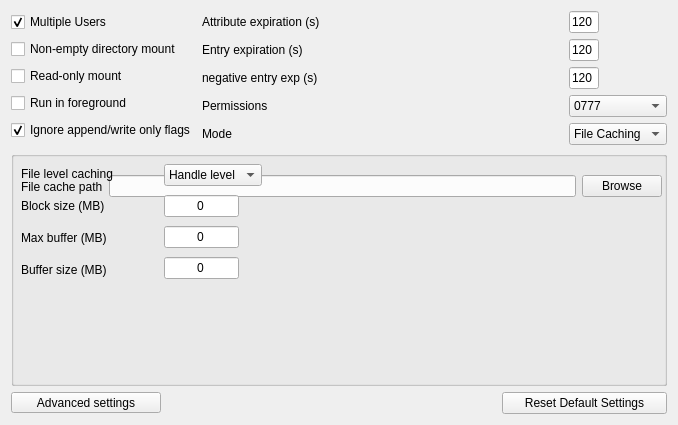
<?xml version="1.0" encoding="UTF-8"?>
<ui version="4.0">
 <class>Form</class>
 <widget class="QWidget" name="Form">
  <property name="geometry">
   <rect>
    <x>0</x>
    <y>0</y>
    <width>678</width>
    <height>425</height>
   </rect>
  </property>
  <property name="windowTitle">
   <string>Form</string>
  </property>
  <layout class="QGridLayout" name="gridLayout">
   <item row="3" column="0">
    <widget class="QToolButton" name="advanced_settings">
     <property name="maximumSize">
      <size>
       <width>150</width>
       <height>16777215</height>
      </size>
     </property>
     <property name="text">
      <string>Advanced settings</string>
     </property>
    </widget>
   </item>
   <item row="0" column="1">
    <layout class="QHBoxLayout" name="horizontalLayout_4">
     <item>
      <layout class="QVBoxLayout" name="verticalLayout">
       <item>
        <widget class="QLabel" name="label_4">
         <property name="text">
          <string>Attribute expiration (s)</string>
         </property>
        </widget>
       </item>
       <item>
        <widget class="QLabel" name="label_5">
         <property name="text">
          <string>Entry expiration (s)</string>
         </property>
        </widget>
       </item>
       <item>
        <widget class="QLabel" name="label_6">
         <property name="text">
          <string>negative entry exp (s)</string>
         </property>
        </widget>
       </item>
       <item>
        <widget class="QLabel" name="label_3">
         <property name="text">
          <string>Permissions</string>
         </property>
        </widget>
       </item>
       <item>
        <widget class="QLabel" name="label_2">
         <property name="text">
          <string>Mode</string>
         </property>
        </widget>
       </item>
      </layout>
     </item>
     <item>
      <layout class="QVBoxLayout" name="verticalLayout_2">
       <item>
        <widget class="QLineEdit" name="libfuse_attExp_input">
         <property name="maximumSize">
          <size>
           <width>30</width>
           <height>16777215</height>
          </size>
         </property>
         <property name="text">
          <string>120</string>
         </property>
        </widget>
       </item>
       <item>
        <widget class="QLineEdit" name="libfuse_entExp_input">
         <property name="maximumSize">
          <size>
           <width>30</width>
           <height>16777215</height>
          </size>
         </property>
         <property name="text">
          <string>120</string>
         </property>
        </widget>
       </item>
       <item>
        <widget class="QLineEdit" name="libfuse_negEntryExp_input">
         <property name="maximumSize">
          <size>
           <width>30</width>
           <height>16777215</height>
          </size>
         </property>
         <property name="text">
          <string>120</string>
         </property>
        </widget>
       </item>
       <item>
        <widget class="QComboBox" name="libfuse_permissions_select">
         <property name="toolTip">
          <string>&lt;html&gt;&lt;head/&gt;&lt;body&gt;&lt;p&gt;Default permissions to be presented for block blobs&lt;/p&gt;&lt;/body&gt;&lt;/html&gt;</string>
         </property>
         <item>
          <property name="text">
           <string>0777</string>
          </property>
         </item>
         <item>
          <property name="text">
           <string>0666</string>
          </property>
         </item>
         <item>
          <property name="text">
           <string>0644</string>
          </property>
         </item>
         <item>
          <property name="text">
           <string>0444</string>
          </property>
         </item>
        </widget>
       </item>
       <item>
        <widget class="QComboBox" name="pipeline_select">
         <property name="toolTip">
          <string>&lt;html&gt;&lt;head/&gt;&lt;body&gt;&lt;p&gt;Set up the pipeline for LyveFuse. &lt;/p&gt;&lt;p&gt;Choose streaming or file caching&lt;/p&gt;&lt;/body&gt;&lt;/html&gt;</string>
         </property>
         <item>
          <property name="text">
           <string>File Caching</string>
          </property>
         </item>
         <item>
          <property name="text">
           <string>Streaming</string>
          </property>
         </item>
        </widget>
       </item>
      </layout>
     </item>
    </layout>
   </item>
   <item row="0" column="0">
    <layout class="QVBoxLayout" name="verticalLayout_10" stretch="0,0,0,0,0">
     <property name="spacing">
      <number>6</number>
     </property>
     <property name="sizeConstraint">
      <enum>QLayout::SetMinimumSize</enum>
     </property>
     <item>
      <widget class="QCheckBox" name="commonConfig_multiuser_checkbox">
       <property name="toolTip">
        <string>&lt;html&gt;&lt;head/&gt;&lt;body&gt;&lt;p&gt;Select to allow multiple users to access the container&lt;/p&gt;&lt;/body&gt;&lt;/html&gt;</string>
       </property>
       <property name="text">
        <string>Multiple Users</string>
       </property>
       <property name="checked">
        <bool>true</bool>
       </property>
      </widget>
     </item>
     <item>
      <widget class="QCheckBox" name="commonConfig_nonEmptyDir_checkbox">
       <property name="text">
        <string>Non-empty directory mount</string>
       </property>
      </widget>
     </item>
     <item>
      <widget class="QCheckBox" name="commonConfig_readOnly_checkbox">
       <property name="text">
        <string>Read-only mount</string>
       </property>
      </widget>
     </item>
     <item>
      <widget class="QCheckBox" name="daemonForeground_checkbox">
       <property name="text">
        <string>Run in foreground</string>
       </property>
      </widget>
     </item>
     <item>
      <widget class="QCheckBox" name="libfuse_ignoreAppend_checkbox">
       <property name="text">
        <string>Ignore append/write only flags</string>
       </property>
       <property name="checked">
        <bool>true</bool>
       </property>
      </widget>
     </item>
    </layout>
   </item>
   <item row="1" column="0" colspan="2">
    <widget class="QGroupBox" name="filecache_groupbox">
     <property name="title">
      <string/>
     </property>
     <widget class="QWidget" name="layoutWidget">
      <property name="geometry">
       <rect>
        <x>10</x>
        <y>10</y>
        <width>641</width>
        <height>51</height>
       </rect>
      </property>
      <layout class="QHBoxLayout" name="horizontalLayout">
       <item>
        <widget class="QLabel" name="fileCache_label">
         <property name="text">
          <string>File cache path</string>
         </property>
        </widget>
       </item>
       <item>
        <widget class="QLineEdit" name="fileCache_path_input"/>
       </item>
       <item>
        <widget class="QPushButton" name="browse_button">
         <property name="text">
          <string>Browse</string>
         </property>
        </widget>
       </item>
      </layout>
     </widget>
    </widget>
   </item>
   <item row="1" column="0" colspan="2">
    <widget class="QGroupBox" name="streaming_groupbox">
     <property name="title">
      <string/>
     </property>
     <widget class="QWidget" name="layoutWidget">
      <property name="geometry">
       <rect>
        <x>10</x>
        <y>10</y>
        <width>241</width>
        <height>122</height>
       </rect>
      </property>
      <layout class="QHBoxLayout" name="horizontalLayout_3">
       <item>
        <layout class="QVBoxLayout" name="verticalLayout_4">
         <item>
          <widget class="QLabel" name="fileLevelCaching_label">
           <property name="text">
            <string>File level caching</string>
           </property>
          </widget>
         </item>
         <item>
          <widget class="QLabel" name="blockSize_label">
           <property name="text">
            <string>Block size (MB)</string>
           </property>
          </widget>
         </item>
         <item>
          <widget class="QLabel" name="maxBuffer_label">
           <property name="text">
            <string>Max buffer (MB)</string>
           </property>
          </widget>
         </item>
         <item>
          <widget class="QLabel" name="bufferSize_label">
           <property name="text">
            <string>Buffer size (MB)</string>
           </property>
          </widget>
         </item>
        </layout>
       </item>
       <item>
        <layout class="QVBoxLayout" name="verticalLayout_5">
         <item>
          <widget class="QComboBox" name="streaming_fileCachingLevel_select">
           <item>
            <property name="text">
             <string>Handle level</string>
            </property>
           </item>
           <item>
            <property name="text">
             <string>File level</string>
            </property>
           </item>
          </widget>
         </item>
         <item>
          <widget class="QLineEdit" name="streaming_blksz_input">
           <property name="maximumSize">
            <size>
             <width>75</width>
             <height>16777215</height>
            </size>
           </property>
           <property name="text">
            <string>0</string>
           </property>
           <property name="alignment">
            <set>Qt::AlignCenter</set>
           </property>
          </widget>
         </item>
         <item>
          <widget class="QLineEdit" name="streaming_mxbuff_input">
           <property name="maximumSize">
            <size>
             <width>75</width>
             <height>16777215</height>
            </size>
           </property>
           <property name="text">
            <string>0</string>
           </property>
           <property name="alignment">
            <set>Qt::AlignCenter</set>
           </property>
          </widget>
         </item>
         <item>
          <widget class="QLineEdit" name="streaming_buffsz_input">
           <property name="maximumSize">
            <size>
             <width>75</width>
             <height>16777215</height>
            </size>
           </property>
           <property name="text">
            <string>0</string>
           </property>
           <property name="alignment">
            <set>Qt::AlignCenter</set>
           </property>
          </widget>
         </item>
        </layout>
       </item>
      </layout>
     </widget>
    </widget>
   </item>
   <item row="3" column="1">
    <widget class="QPushButton" name="resetDefautSettings">
     <property name="enabled">
      <bool>true</bool>
     </property>
     <property name="maximumSize">
      <size>
       <width>165</width>
       <height>16777215</height>
      </size>
     </property>
     <property name="layoutDirection">
      <enum>Qt::RightToLeft</enum>
     </property>
     <property name="text">
      <string>Reset Default Settings</string>
     </property>
     <property name="default">
      <bool>false</bool>
     </property>
    </widget>
   </item>
  </layout>
 </widget>
 <resources/>
 <connections/>
</ui>
